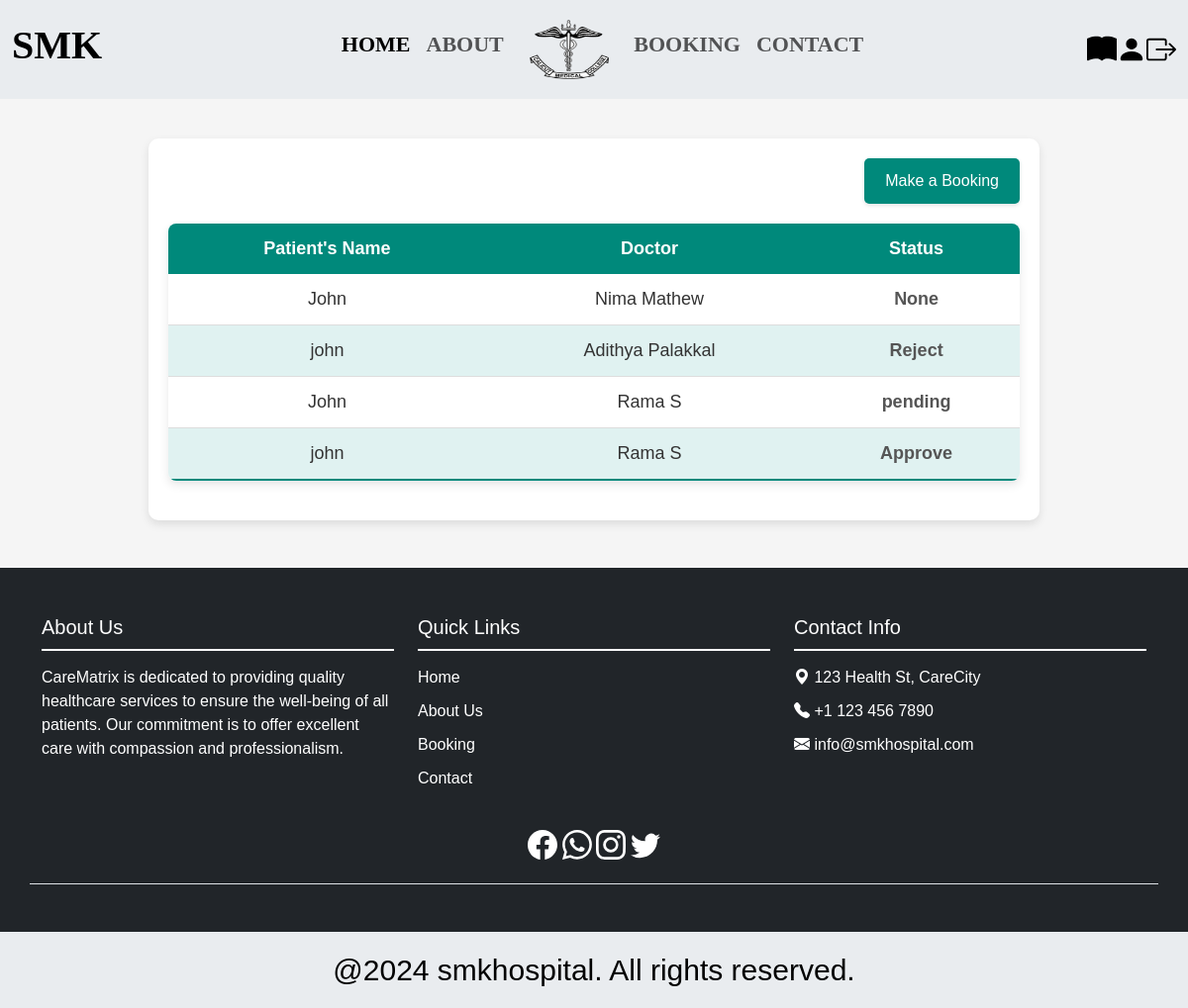
The app's page /view_payment (signed in), older data.
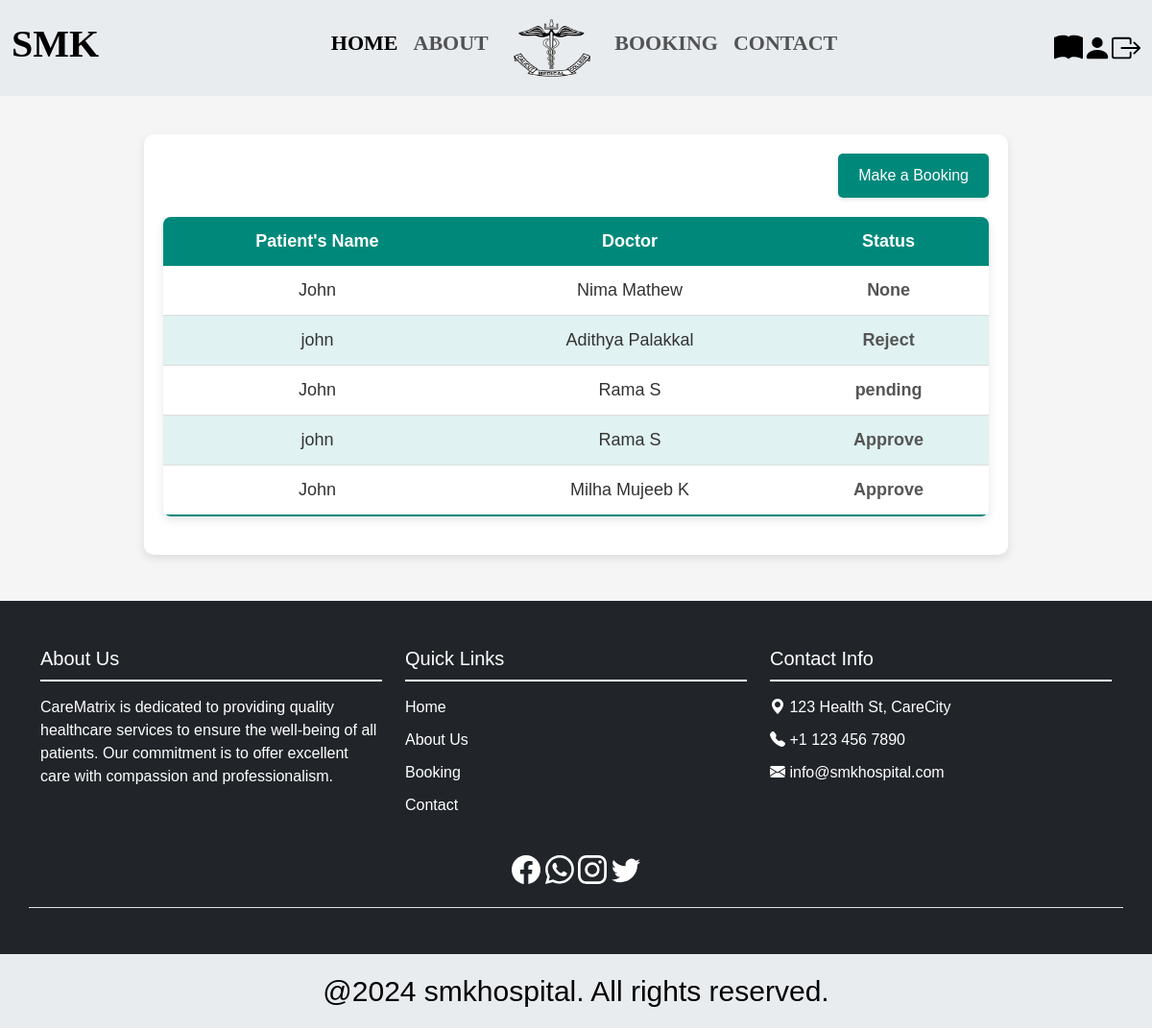
The same page, newer data.
### app/models.py (models this page shows, shortened)
class Booking(models.Model):
    user=models.ForeignKey(CustomUser, on_delete=models.CASCADE)
    p_name = models.CharField(max_length=200)
    p_phone=models.CharField(max_length=10)
    p_email=models.EmailField()
    name=models.ForeignKey(Doctors, on_delete=models.CASCADE)
    booking_date=models.DateField()
    booked_on=models.DateField(auto_now=True)
    STATUS_CHOICES = [
         ('Pending','Pending'),
         ('Approve','Approve'),
         ('Reject','Reject')
    ]
    status = models.CharField(null=True,blank=True,max_length=100,choices=STATUS_CHOICES,default='pending')

class Doctors(models.Model):
    doc = models.ForeignKey(CustomUser,on_delete=models.CASCADE)
    name=models.CharField(max_length=100)
    speciality=models.CharField(max_length=100)
    department=models.CharField(max_length=100)
    image=models.FileField(null=True, blank=True)

### app/views.py (the view)
# urls.py: path('view_payment',views.view_payment,name='view_payment'),
def view_payment(request):
    data = CustomUser.objects.get(id=request.user.id)
    book = Booking.objects.filter(user=data.id)
    return render(request,'users/view_payment.html',{'data':book})

### template/users/view_payment.html (shortened to what this page needs)
{% extends 'users/base.html' %}
{% block content %}
<div class="view-data-container">
    <div class="header">
        <a href="{% url 'booking' %}" class="btn">Make a Booking</a>
    </div>
    {% if data %}
        <table class="styled-table">
            <thead>
                <tr>
                    <th>Patient's Name</th>
                    <th>Doctor</th>
                    <th>Status</th>
                </tr>
            </thead>
            <tbody>
                {% for i in data %}
                <tr>
                    <td>{{ i.p_name }}</td>
                    <td>{{ i.name.name }}</td>
                    <td class="status">{{ i.status }}</td>
                </tr>
                {% endfor %}
            </tbody>
        </table>
    {% else %}
        <p class="no-data-message">There are no current bookings.</p>
    {% endif %}
</div>
{% endblock %}

### template/users/base.html (shortened to what this page needs)
{% load static %}
<!DOCTYPE html>
<html lang="en">
<head>
    <link href="https://cdn.jsdelivr.net/npm/bootstrap@5.3.3/dist/css/bootstrap.min.css" rel="stylesheet">
</head>
<body>
  <nav class="navbar navbar-expand-lg custom-navbar bg-body-secondary">
    <div class="container-fluid">
        <h1 class="navbar-brand">SMK</h1>
        <div class="collapse navbar-collapse" id="navbarNav">
            <ul class="navbar-nav mx-auto justify-content-center">
                <li class="nav-item">
                    <a class="nav-link active" aria-current="page" href="{% url 'home' %}">HOME</a>
                </li>
                <li class="nav-item">
                    <a class="nav-link" href="{% url 'about' %}">ABOUT</a>
                </li>&nbsp;&nbsp;&nbsp;&nbsp;
                <li class="nav-item">
                  <img src="{% static 'images/college-logo.png' %}" alt="" width="80" height="60">
                </li>&nbsp;&nbsp;&nbsp;&nbsp;
                <li class="nav-item">
                    <a class="nav-link" href="{% url 'view_payment' %}">BOOKING</a>
                </li>
                <li class="nav-item">
                    <a class="nav-link" href="{% url 'contact' %}">CONTACT</a>
                </li>
            </ul>
        </div>
        <a href="{% url 'prescription' %}">
        </a>
        <a href="{% url 'profile' %}">
            <svg xmlns="http://www.w3.org/2000/svg" width="30" height="30" fill="dark" class="bi bi-person-fill" viewBox="0 0 16 16">
                <path d="M3 14s-1 0-1-1 1-4 6-4 6 3 6 4-1 1-1 1zm5-6a3 3 0 1 0 0-6 3 3 0 0 0 0 6"/>
            </svg>
        </a>
        <a href="{% url 'logout' %}">
        </a>
    </div>
</nav>
      {% block content %}{% endblock %}
      <footer class="bg-dark text-white mt-5">
        <div class="container py-5">
          <div class="row">
            <div class="col-md-4">
              <h5>About Us</h5>
              <p>CareMatrix is dedicated to providing quality healthcare services to ensure the well-being of all patients. Our commitment is to offer excellent care with compassion and professionalism.</p>
            </div>
            <div class="col-md-4">
              <h5>Quick Links</h5>
              <ul class="list-unstyled">
                <li><a href="{% url 'home' %}" class="text-decoration-none text-white">Home</a></li>
                <li><a href="{% url 'about' %}" class="text-decoration-none text-white">About Us</a></li>
                <li><a href="{% url 'booking' %}" class="text-decoration-none text-white">Booking</a></li>
                <li><a href="{% url 'contact' %}" class="text-decoration-none text-white">Contact</a></li>
              </ul>
            </div>
            <div class="col-md-4">
              <h5>Contact Info</h5>
              <ul class="list-unstyled">
                <li><i class="bi bi-geo-alt-fill"></i> 123 Health St, CareCity</li>
                <li><i class="bi bi-telephone-fill"></i> +1 123 456 7890</li>
                <li><i class="bi bi-envelope-fill"></i> info@smkhospital.com</li>
              </ul>
            </div>
            <section class="d-flex justify-content-center p-4 border-bottom">
              <div>
                <a href=""></a>
                <a href=""></a>
                <a href=""></a>
                <a href=""></a>
              </div>
            </section>
          </div>
        </div>
        <div class="bg-secondary text-center py-3 bg-body-secondary">
          <p class="mb-0"> @2024 smkhospital. All rights reserved.</p>
        </div>
      </footer>
      <link href="https://cdn.jsdelivr.net/npm/bootstrap-icons/font/bootstrap-icons.css" rel="stylesheet">
</body>
</html>

### template/users/base.html (style rules this page uses)
footer { position: relative; bottom: 0; width: 100%; }
footer h5 { border-bottom: 2px solid #ffffff; padding-bottom: 10px; margin-bottom: 15px; }
footer ul { padding-left: 0; }
footer li { list-style-type: none; margin-bottom: 10px; }
.mb-0 { color: black; font-size: 30px; }
.navbar { position: sticky; top: 0; overflow: hidden; z-index: 1; height: 100px; }
.nav-item { font-size: 22px; font-family:'Times New Roman', Times, serif; font-weight: bold; }
.navbar-brand { font-size: 40px; font-family:Cambria, Cochin, Georgia, Times, 'Times New Roman', serif; font-weight: bold; }

### template/users/view_payment.html (style rules this page uses)
body { font-family: 'Arial', sans-serif; background-color: #f5f5f5; color: #333; margin: 0; padding: 0; }
.view-data-container { max-width: 900px; margin: 40px auto; padding: 20px; background-color: #ffffff; border-radius: 10px; box-shadow: 0 4px 10px rgba(0, 0, 0, 0.1); }
.header { display: flex; justify-content: flex-end; margin-bottom: 20px; }
.btn { background-color: #00897b; color: #fff; padding: 10px 20px; text-decoration: none; font-size: 16px; border-radius: 5px; box-shadow: 0 2px 4px rgba(0, 0, 0, 0.1); transition: background-color 0.3s, box-shadow 0.3s; }
.styled-table { width: 100%; border-collapse: collapse; margin: 20px 0; font-size: 18px; border-radius: 8px; overflow: hidden; box-shadow: 0 4px 10px rgba(0, 0, 0, 0.1); }
.styled-table thead tr { background-color: #00897b; color: #ffffff; text-align: left; font-weight: bold; }
.styled-table th, .styled-table td { padding: 12px 15px; text-align: center; }
.styled-table tbody tr { border-bottom: 1px solid #dddddd; }
.styled-table tbody tr:nth-of-type(even) { background-color: #e0f2f1; }
.styled-table tbody tr:last-of-type { border-bottom: 2px solid #00897b; }
.status { font-weight: bold; color: #555; }

Row changes from the older to the newer data that the page shows:
added Booking: p_name "John", name.name "Milha Mujeeb K", status "Approve"
